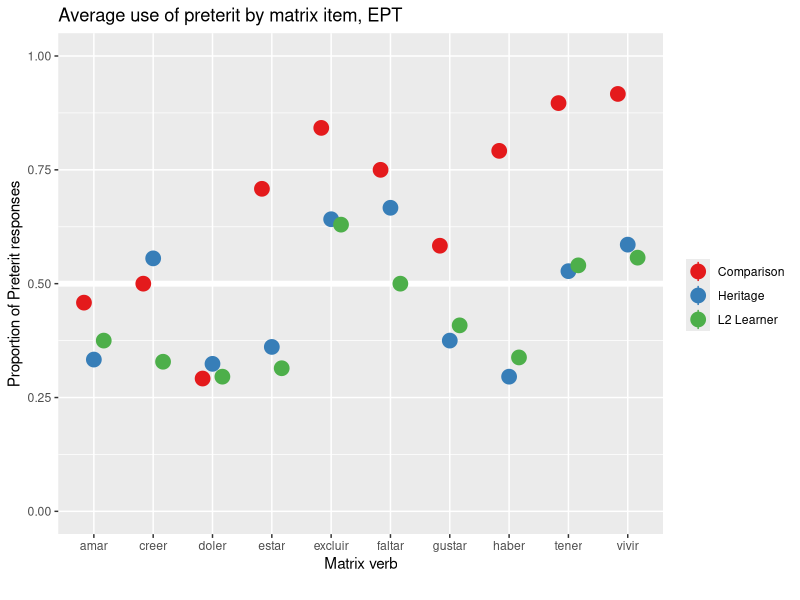
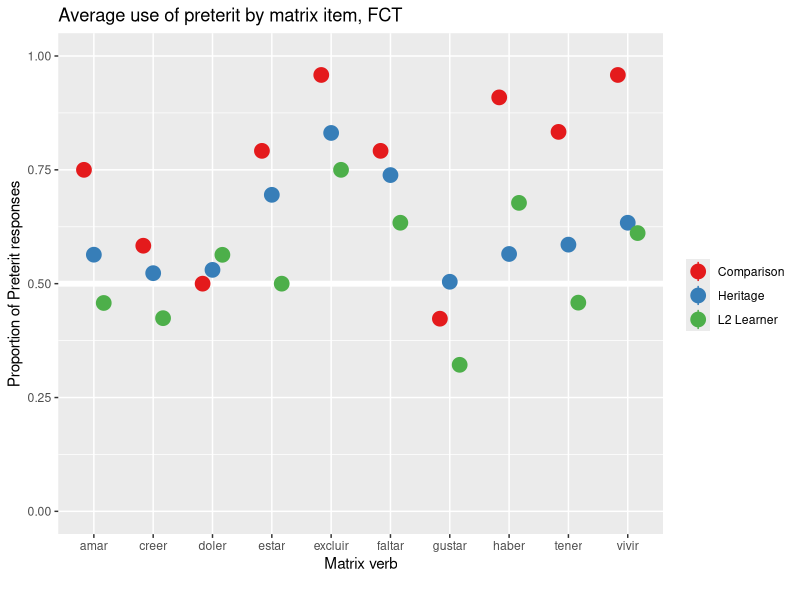
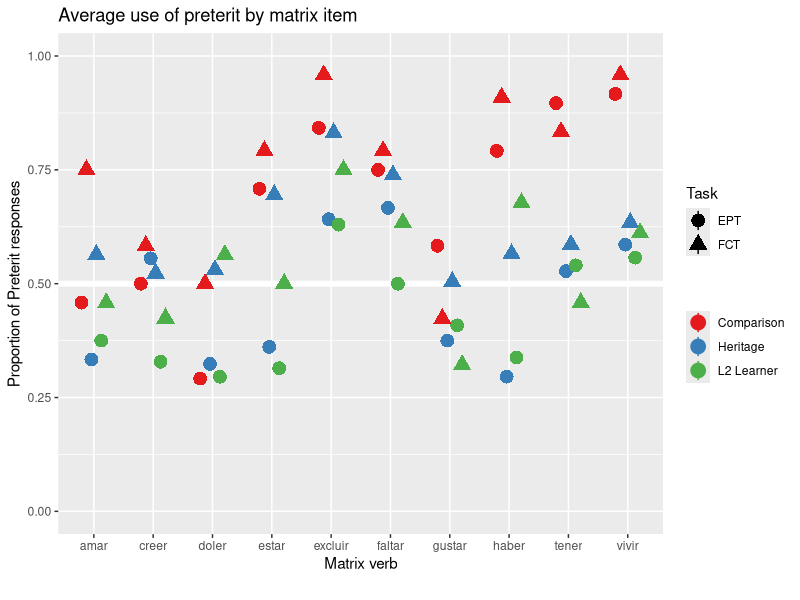
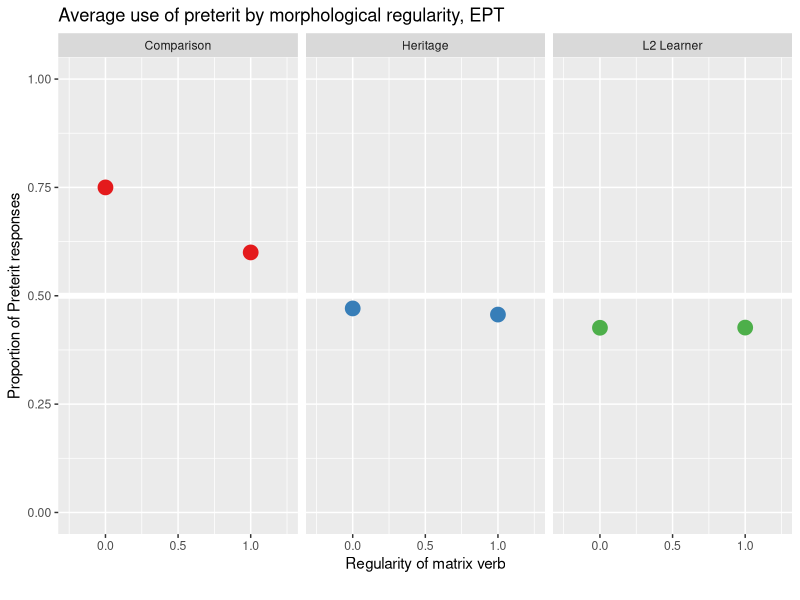
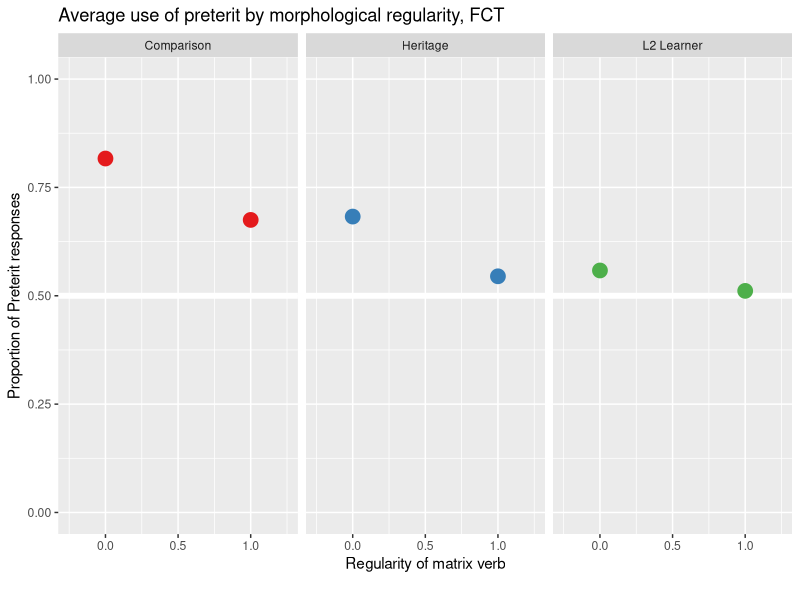
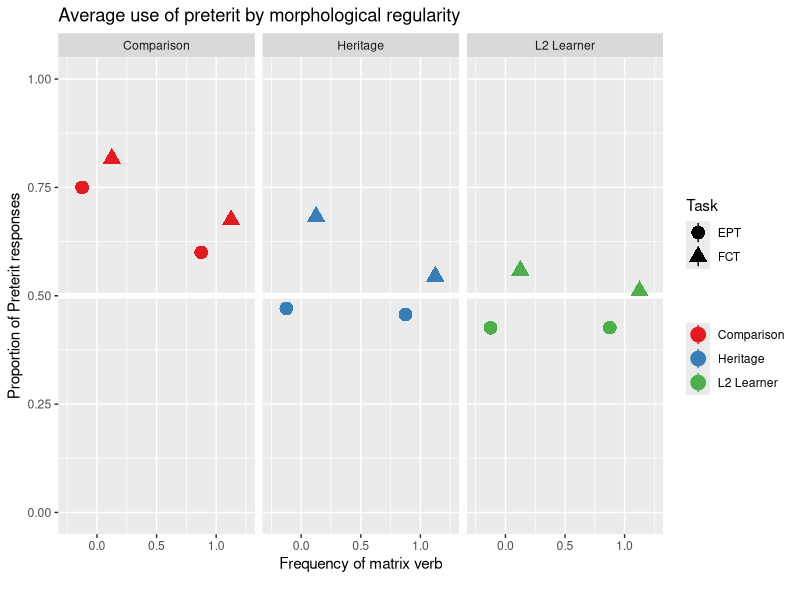
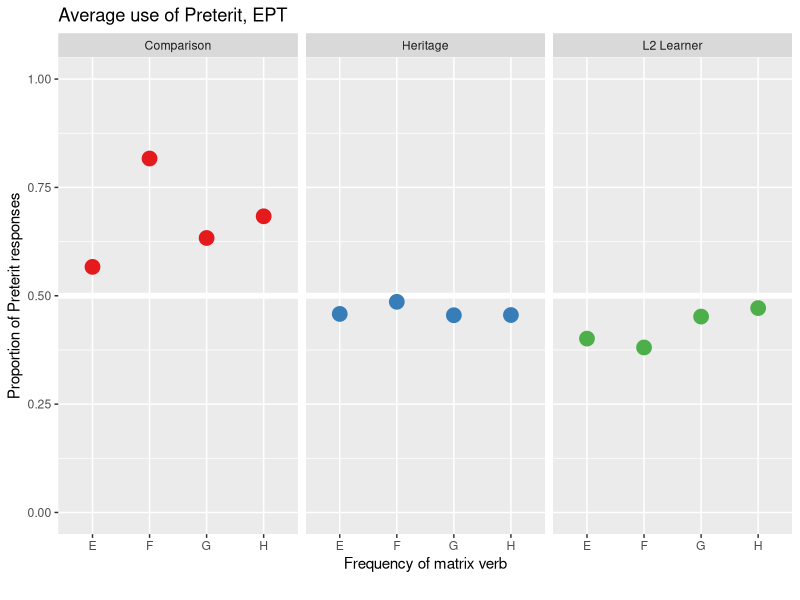
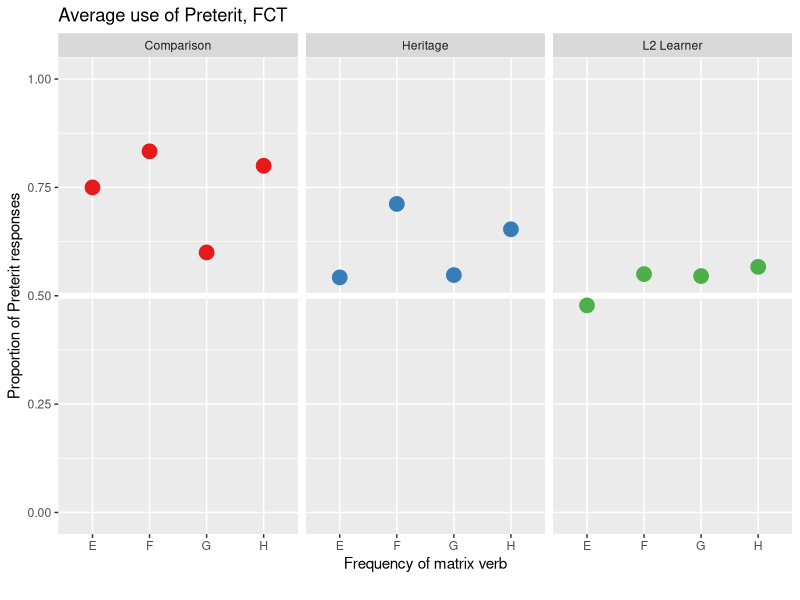

The R script that drew these images, in order:
# Packages
library(tidyverse)
library(lme4)
library(dplyr)
library(lmerTest)
library(glmmTMB)
library(emmeans)
library(kableExtra)

# Preparation of data
## Load database
L2_EPT = read_csv("./CSV Files/L2 Learners/EPT Preterit Standardized L2 Data.csv")
L2_FCT = read_csv("./CSV Files/L2 Learners/FCT Preterit Standardized L2 Data.csv")
Heritage_EPT = read_csv("./CSV Files/Heritage/EPT Preterit Standardized Heritage Data.csv")
Heritage_FCT = read_csv("./CSV Files/Heritage/FCT Preterit Standardized Heritage Data.csv")
Comparison_EPT = read.csv("./CSV Files/Comparison/EPT Preterit Standardized Comparison Data.csv")
Comparison_FCT = read.csv("./CSV Files/Comparison/FCT Preterit Standardized Comparison Data.csv")


## Create combined datasets
Preterit_EPT = rbind(L2_EPT, Heritage_EPT, Comparison_EPT)
Preterit_FCT = rbind(L2_FCT, Heritage_FCT, Comparison_FCT)
Preterit_Aggregate = rbind(Preterit_EPT, Preterit_FCT)


## Find participant averages
Preterit_EPT_Aggregate = aggregate(Preterit_EPT$Average, list(Preterit_EPT$Participant_ID), FUN = mean)
Preterit_EPT_Aggregate = Preterit_EPT_Aggregate %>% rename(Part_Avg = x)
Preterit_EPT_Aggregate = left_join(Preterit_EPT, Preterit_EPT_Aggregate, by = c("Participant_ID" = "Group.1"))

Preterit_FCT_Aggregate = aggregate(Preterit_FCT$Average, list(Preterit_FCT$Participant_ID), FUN = mean)
Preterit_FCT_Aggregate = Preterit_FCT_Aggregate %>% rename(Part_Avg = x)
Preterit_FCT_Aggregate = left_join(Preterit_FCT, Preterit_FCT_Aggregate, by = c("Participant_ID" = "Group.1"))


# Descriptive stats
## Descriptive stats by experimental group
Preterit_EPT_Aggregate %>%
  group_by(ExpGroup) %>%
  summarize(Average = mean(Average, na.rm = T), SD = sd(Average, na.rm = T))

Preterit_FCT_Aggregate %>%
  group_by(ExpGroup) %>%
  summarize(Average = mean(Average, na.rm = T), SD = sd(Average, na.rm = T))


# Plots
## Individual lexical items
Preterit_EPT_Aggregate %>%
  ggplot(aes(x = MainVerb, y = Average, color = ExpGroup)) + 
  geom_hline(yintercept = 0.5, color = 'white', size = 2) + 
  stat_summary(fun = mean,
               geom = 'pointrange', size = 1, 
               position = position_dodge(width = 0.5)) + 
  scale_color_brewer(palette = "Set1", name = "") +
  ylim(c(0,1)) +
  labs(x = 'Matrix verb', y = 'Proportion of Preterit responses', caption = '', 
       title = 'Average use of preterit by matrix item, EPT')

Preterit_FCT_Aggregate %>%
  ggplot(aes(x = MainVerb, y = Average, color = ExpGroup)) + 
  geom_hline(yintercept = 0.5, color = 'white', size = 2) + 
  stat_summary(fun = mean,
               geom = 'pointrange', size = 1, 
               position = position_dodge(width = 0.5)) + 
  scale_color_brewer(palette = "Set1", name = "") +
  ylim(c(0,1)) +
  labs(x = 'Matrix verb', y = 'Proportion of Preterit responses', caption = '', 
       title = 'Average use of preterit by matrix item, FCT')

Preterit_Aggregate %>%
  ggplot(aes(x = MainVerb, y = Average, color = ExpGroup, shape = Task)) + 
  geom_hline(yintercept = 0.5, color = 'white', size = 2) + 
  stat_summary(fun = mean,
               geom = 'pointrange', size = 1, 
               position = position_dodge(width = 0.5)) + 
  scale_color_brewer(palette = "Set1", name = "") +
  ylim(c(0,1)) +
  labs(x = 'Matrix verb', y = 'Proportion of Preterit responses', caption = '', 
       title = 'Average use of preterit by matrix item')


## By accuracy across morphological regularity
Preterit_EPT_Aggregate %>%
  ggplot(aes(x = Type_Main, y = Average, color = ExpGroup)) + 
  facet_grid(. ~ ExpGroup) + 
  geom_hline(yintercept = 0.5, color = 'white', size = 2) + 
  stat_summary(fun = mean,
               geom = 'pointrange', size = 1, 
               position = position_dodge(width = 0.5)) + 
  scale_color_brewer(palette = "Set1", name = "") +
  theme(legend.position = "none") +
  ylim(c(0,1)) +
  labs(x = 'Regularity of matrix verb', y = 'Proportion of Preterit responses', caption = '', 
       title = 'Average use of preterit by morphological regularity, EPT')

Preterit_FCT_Aggregate %>%
  ggplot(aes(x = Type_Main, y = Average, color = ExpGroup)) + 
  facet_grid(. ~ ExpGroup) + 
  geom_hline(yintercept = 0.5, color = 'white', size = 2) + 
  stat_summary(fun = mean,
               geom = 'pointrange', size = 1, 
               position = position_dodge(width = 0.5)) + 
  scale_color_brewer(palette = "Set1", name = "") +
  theme(legend.position = "none") +
  ylim(c(0,1)) +
  labs(x = 'Regularity of matrix verb', y = 'Proportion of Preterit responses', caption = '', 
       title = 'Average use of preterit by morphological regularity, FCT')

Preterit_Aggregate %>%
  ggplot(aes(x = Type_Main, y = Average, color = ExpGroup, shape = Task)) + 
  facet_grid(. ~ ExpGroup) + 
  geom_hline(yintercept = 0.5, color = 'white', size = 2) + 
  stat_summary(fun = mean,
               geom = 'pointrange', size = 1, 
               position = position_dodge(width = 0.5)) + 
  scale_color_brewer(palette = "Set1", name = "") +
  ylim(c(0,1)) +
  labs(x = 'Frequency of matrix verb', y = 'Proportion of Preterit responses', caption = '', 
       title = 'Average use of preterit by morphological regularity')


## By accuracy across condition
Preterit_EPT_Aggregate %>%
  ggplot(aes(x = Condition, y = Average, color = ExpGroup)) + 
  facet_grid(. ~ ExpGroup) + 
  geom_hline(yintercept = 0.5, color = 'white', size = 2) + 
  stat_summary(fun = mean,
               geom = 'pointrange', size = 1, 
               position = position_dodge(width = 0.5)) + 
  scale_color_brewer(palette = "Set1", name = "") +
  theme(legend.position = "none") +
  ylim(c(0,1)) +
  labs(x = 'Frequency of matrix verb', y = 'Proportion of Preterit responses', caption = '', 
       title = 'Average use of Preterit, EPT')

Preterit_FCT_Aggregate %>%
  ggplot(aes(x = Condition, y = Average, color = ExpGroup)) + 
  facet_grid(. ~ ExpGroup) + 
  geom_hline(yintercept = 0.5, color = 'white', size = 2) + 
  stat_summary(fun = mean,
               geom = 'pointrange', size = 1, 
               position = position_dodge(width = 0.5)) + 
  scale_color_brewer(palette = "Set1", name = "") +
  theme(legend.position = "none") +
  ylim(c(0,1)) +
  labs(x = 'Frequency of matrix verb', y = 'Proportion of Preterit responses', caption = '', 
       title = 'Average use of Preterit, FCT')


## By average accuracy and proficiency
Preterit_EPT_Aggregate %>%
  ggplot(aes(x = DELE, y = Part_Avg, color = ExpGroup)) + 
  geom_point() +
  geom_smooth(method=lm) +
  xlim(c(25,50)) +
  ylim(c(0,1)) +
  labs(x = 'Correct responses on DELE proficiency measure', y = 'Proportion of Preterit responses', caption = '', 
       title = 'Use of preterit by proficiency, EPT')

Preterit_FCT_Aggregate %>%
  ggplot(aes(x = DELE, y = Part_Avg, color = ExpGroup)) + 
  geom_point() +
  geom_smooth(method=lm) +
  xlim(c(25,50)) +
  ylim(c(0,1)) +
  labs(x = 'Correct responses on DELE proficiency measure', y = 'Proportion of Preterit responses', caption = '', 
       title = 'Use of Preterit by proficiency, FCT')


## By average accuracy and activation
Preterit_EPT_Aggregate %>%
  ggplot(aes(x = FofA, y = Part_Avg, color = ExpGroup)) + 
  geom_point() +
  geom_smooth(method=lm) +
  xlim(c(0,50)) +
  ylim(c(0,1)) +
  labs(x = 'Self-reported frequency of use of Spanish', y = 'Proportion of Preterit responses', caption = '', 
       title = 'Use of preterit by frequency of use, EPT')

Preterit_FCT_Aggregate %>%
  ggplot(aes(x = FofA, y = Part_Avg, color = ExpGroup)) + 
  geom_point() +
  geom_smooth(method=lm) +
  xlim(c(0,50)) +
  ylim(c(0,1)) +
  labs(x = 'Self-reported frequency of use of Spanish', y = 'Proportion of Preterit responses', caption = '', 
       title = 'Use of preterit by frequency of use, FCT')
